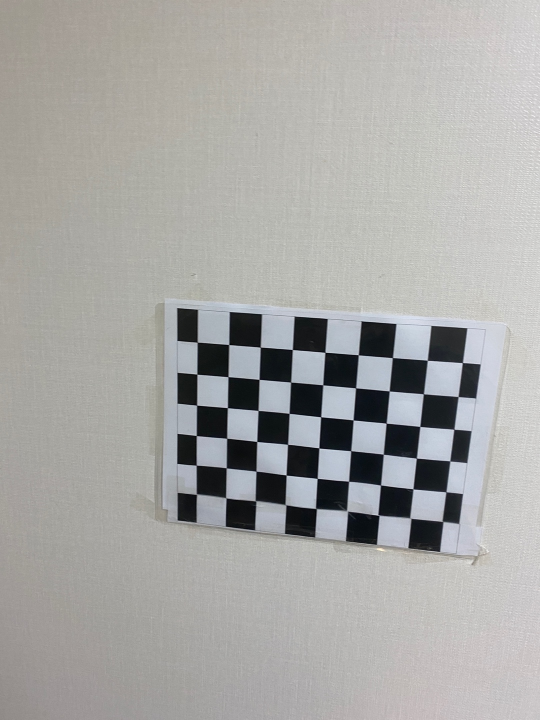
#> input picture calibration_chess/KakaoTalk_20201011_194634356.jpg, 1080 x 1440 px (shown at 1/2 size); its folder holds only this picture in this run
$ jupyter execute --allow-errors Calibration_chess.ipynb
#> lines starting #> are read from the running program, lines starting #| are printed output that depends on the picture
[cell 1]
import numpy as np

import cv2

import glob
import sys

[cell 2]
criteria = (cv2.TERM_CRITERIA_EPS + cv2.TERM_CRITERIA_MAX_ITER, 30, 0.001)

objp = np.zeros((6*7,3), np.float32)

objp[:,:2] = np.mgrid[0:7,0:6].T.reshape(-1,2)
# Arrays to store object points and image points from all the images.

objpoints = [] # 3d point in real world space
imgpoints = [] # 2d points in image plane.

images = glob.glob('./calibration_chess/*.jpg') #파일에 있는 jpg 모두 불러오기

for fname in images:
    img = cv2.imread(fname)
#> img is the input picture: shape (1440, 1080, 3); mean B, G, R 165.4, 167.6, 167.9
    img=cv2.resize(img, dsize=(540,720),interpolation=cv2.INTER_AREA)
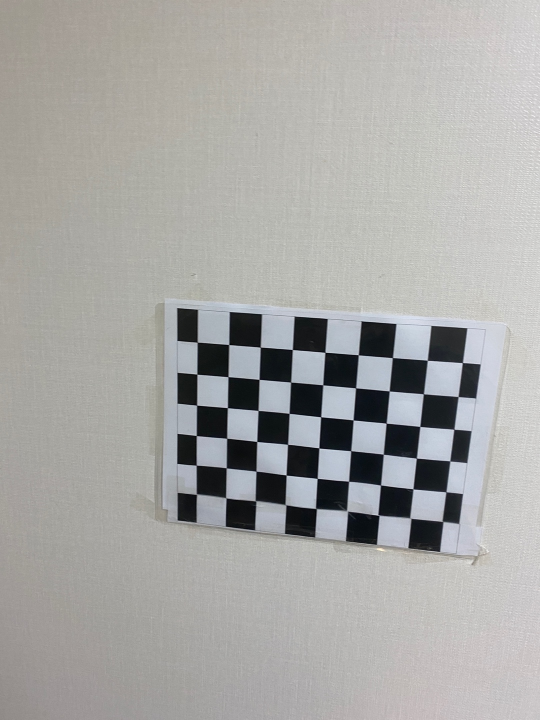
#> img: shape (720, 540, 3); mean B, G, R 165.5, 167.7, 168
    gray = cv2.cvtColor(img,cv2.COLOR_BGR2GRAY)

    # Find the chess board corners
    ret, corners = cv2.findChessboardCorners(gray, (7,6),None)
#> ret = False; corners = None

    # If found, add object points, image points (after refining them)
    if ret == True:
        objpoints.append(objp)

        corners2 = cv2.cornerSubPix(gray,corners,(11,11),(-1,-1),criteria)
        imgpoints.append(corners2)

        # Draw and display the corners
        img = cv2.drawChessboardCorners(img, (7,6), corners2,ret)
        cv2.imshow('img',img)
        cv2.waitKey(500)


stdoutOrigin=sys.stdout
sys.stdout=open("result.txt","w")#왜곡계수들 txt파일에 저장

#카메라 매크릭스와 왜곡계수
#> (the rest of this cell did not finish here and is left out)


$ run again, on calibration_chess/KakaoTalk_20201011_194634356_04.jpg
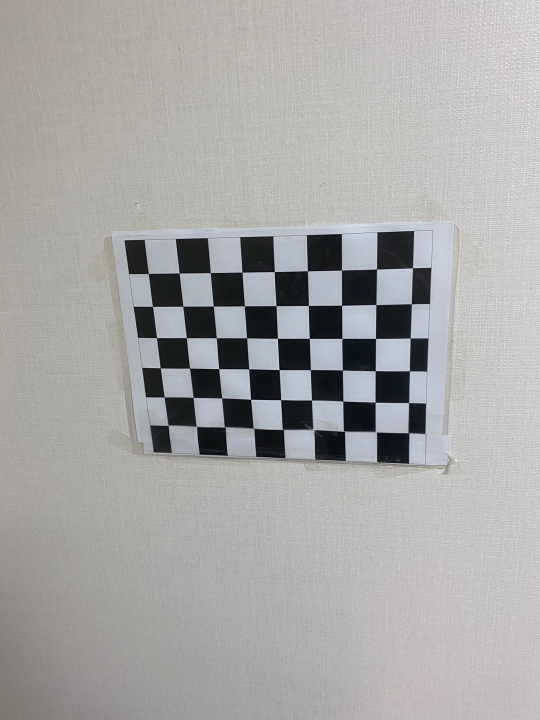
#> input picture calibration_chess/KakaoTalk_20201011_194634356_04.jpg, 1080 x 1440 px (shown at 1/2 size)
#> img is the input picture: shape (1440, 1080, 3); mean B, G, R 166.3, 167.3, 167.6
#> `img=cv2.resize(img, dsize=(540,720),interpolation=cv2.INTER_AREA)`:
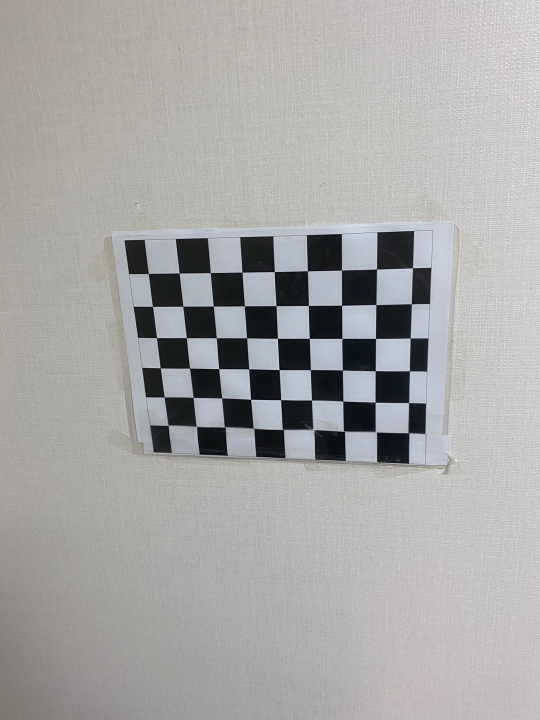
#> img: shape (720, 540, 3); mean B, G, R 166.4, 167.4, 167.7
#> ret = False; corners = None

$ run again, on calibration_chess/KakaoTalk_20201011_194634356_05.jpg
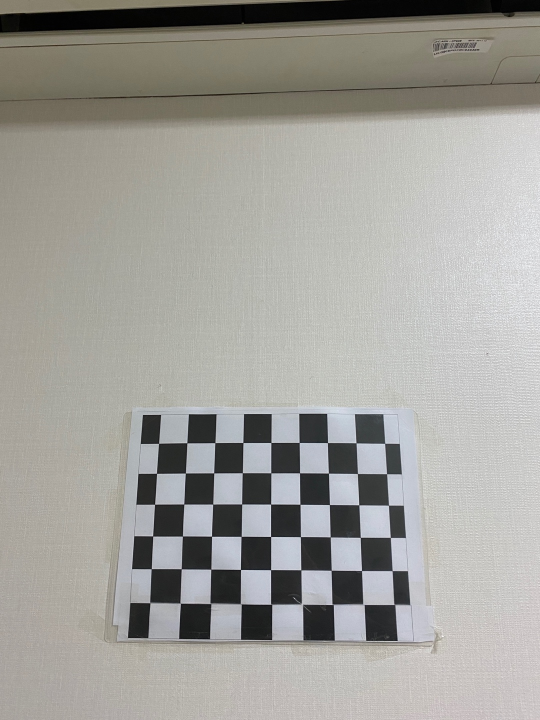
#> input picture calibration_chess/KakaoTalk_20201011_194634356_05.jpg, 1080 x 1440 px (shown at 1/2 size)
#> img is the input picture: shape (1440, 1080, 3); mean B, G, R 154.6, 159.7, 160.9
#> `img=cv2.resize(img, dsize=(540,720),interpolation=cv2.INTER_AREA)`:
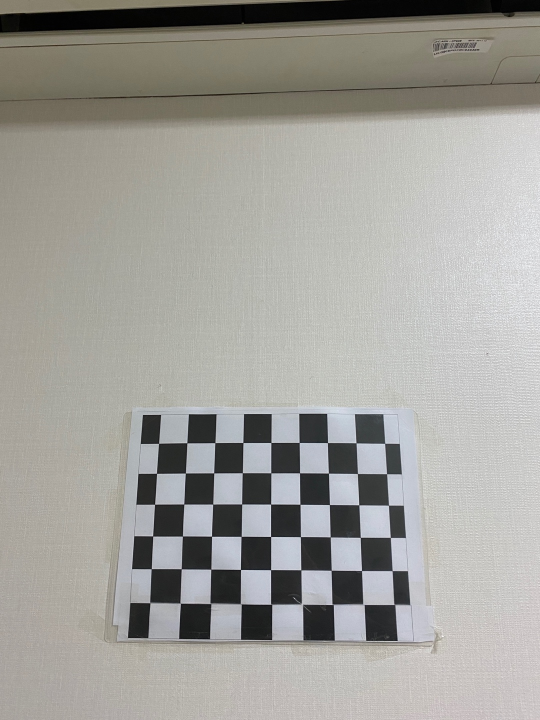
#> img: shape (720, 540, 3); mean B, G, R 154.7, 159.8, 161
#> ret = False; corners = None

$ run again, on calibration_chess/KakaoTalk_20201011_204212702.jpg
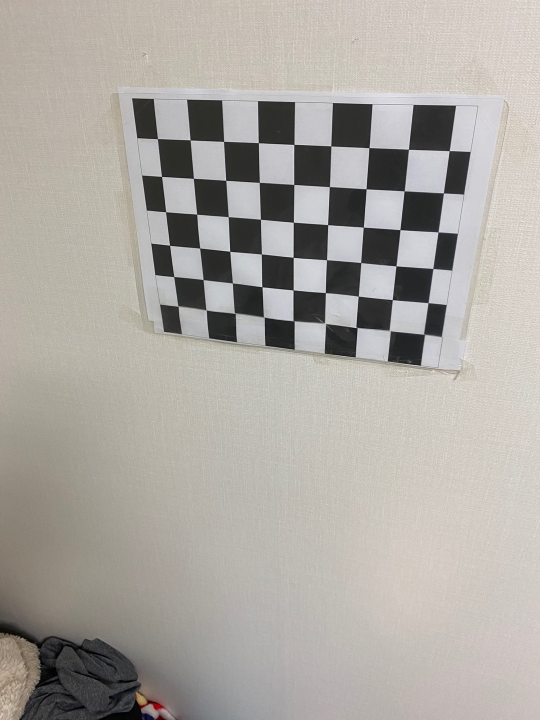
#> input picture calibration_chess/KakaoTalk_20201011_204212702.jpg, 1080 x 1440 px (shown at 1/2 size)
#> img is the input picture: shape (1440, 1080, 3); mean B, G, R 161.9, 167.8, 172
#> `img=cv2.resize(img, dsize=(540,720),interpolation=cv2.INTER_AREA)`:
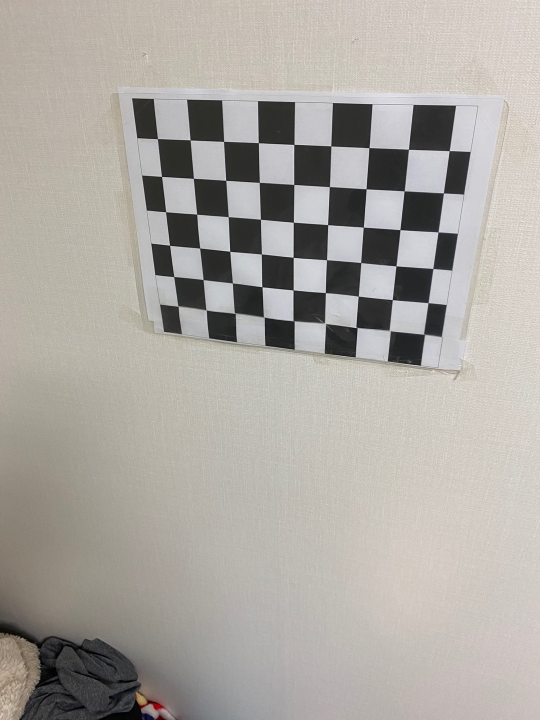
#> img: shape (720, 540, 3); mean B, G, R 162.1, 167.9, 172.1
#> ret = False; corners = None
